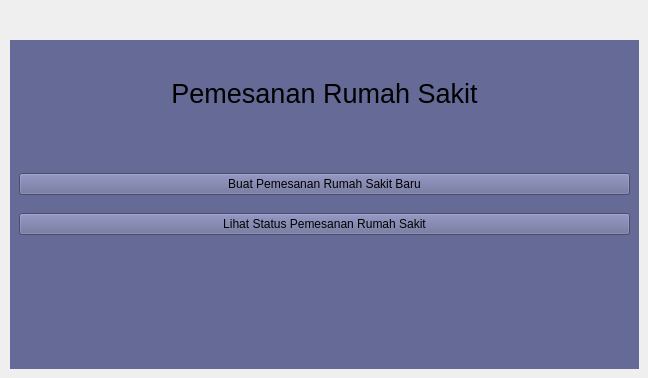
     <widget class="QWidget" name="page_1">
      <widget class="QWidget" name="widget" native="true">
       <property name="geometry">
        <rect>
         <x>10</x>
         <y>40</y>
         <width>629</width>
         <height>329</height>
        </rect>
       </property>
       <property name="palette">
        <palette>
         <active>
          <colorrole role="WindowText">
           <brush brushstyle="SolidPattern">
            <color alpha="255">
             <red>255</red>
             <green>255</green>
             <blue>255</blue>
            </color>
           </brush>
          </colorrole>
          <colorrole role="Button">
           <brush brushstyle="SolidPattern">
            <color alpha="255">
             <red>102</red>
             <green>106</green>
             <blue>150</blue>
            </color>
           </brush>
          </colorrole>
          <colorrole role="Light">
           <brush brushstyle="SolidPattern">
            <color alpha="255">
             <red>102</red>
             <green>106</green>
             <blue>150</blue>
            </color>
           </brush>
          </colorrole>
          <colorrole role="Midlight">
           <brush brushstyle="SolidPattern">
            <color alpha="255">
             <red>85</red>
             <green>88</green>
             <blue>125</blue>
            </color>
           </brush>
          </colorrole>
          <colorrole role="Dark">
           <brush brushstyle="SolidPattern">
            <color alpha="255">
             <red>34</red>
             <green>35</green>
             <blue>50</blue>
            </color>
           </brush>
          </colorrole>
          <colorrole role="Mid">
           <brush brushstyle="SolidPattern">
            <color alpha="255">
             <red>45</red>
             <green>47</green>
             <blue>66</blue>
            </color>
           </brush>
          </colorrole>
          <colorrole role="Text">
           <brush brushstyle="SolidPattern">
            <color alpha="255">
             <red>255</red>
             <green>255</green>
             <blue>255</blue>
            </color>
           </brush>
          </colorrole>
          <colorrole role="BrightText">
           <brush brushstyle="SolidPattern">
            <color alpha="255">
             <red>255</red>
             <green>255</green>
             <blue>255</blue>
            </color>
           </brush>
          </colorrole>
          <colorrole role="ButtonText">
           <brush brushstyle="SolidPattern">
            <color alpha="255">
             <red>255</red>
             <green>255</green>
             <blue>255</blue>
            </color>
           </brush>
          </colorrole>
          <colorrole role="Base">
           <brush brushstyle="SolidPattern">
            <color alpha="255">
             <red>102</red>
             <green>106</green>
             <blue>150</blue>
            </color>
           </brush>
          </colorrole>
          <colorrole role="Window">
           <brush brushstyle="SolidPattern">
            <color alpha="255">
             <red>102</red>
             <green>106</green>
             <blue>150</blue>
            </color>
           </brush>
          </colorrole>
          <colorrole role="Shadow">
           <brush brushstyle="SolidPattern">
            <color alpha="255">
             <red>0</red>
             <green>0</green>
             <blue>0</blue>
            </color>
           </brush>
          </colorrole>
          <colorrole role="AlternateBase">
           <brush brushstyle="SolidPattern">
            <color alpha="255">
             <red>34</red>
             <green>35</green>
             <blue>50</blue>
            </color>
           </brush>
          </colorrole>
          <colorrole role="ToolTipBase">
           <brush brushstyle="SolidPattern">
            <color alpha="255">
             <red>255</red>
             <green>255</green>
             <blue>220</blue>
            </color>
           </brush>
          </colorrole>
          <colorrole role="ToolTipText">
           <brush brushstyle="SolidPattern">
            <color alpha="255">
             <red>0</red>
             <green>0</green>
             <blue>0</blue>
            </color>
           </brush>
          </colorrole>
         </active>
         <inactive>
          <colorrole role="WindowText">
           <brush brushstyle="SolidPattern">
            <color alpha="255">
             <red>255</red>
             <green>255</green>
             <blue>255</blue>
            </color>
           </brush>
          </colorrole>
          <colorrole role="Button">
           <brush brushstyle="SolidPattern">
            <color alpha="255">
             <red>102</red>
             <green>106</green>
             <blue>150</blue>
            </color>
           </brush>
          </colorrole>
          <colorrole role="Light">
           <brush brushstyle="SolidPattern">
            <color alpha="255">
             <red>102</red>
             <green>106</green>
             <blue>150</blue>
            </color>
           </brush>
          </colorrole>
          <colorrole role="Midlight">
           <brush brushstyle="SolidPattern">
            <color alpha="255">
             <red>85</red>
             <green>88</green>
             <blue>125</blue>
            </color>
           </brush>
          </colorrole>
          <colorrole role="Dark">
           <brush brushstyle="SolidPattern">
            <color alpha="255">
             <red>34</red>
             <green>35</green>
             <blue>50</blue>
            </color>
           </brush>
          </colorrole>
          <colorrole role="Mid">
           <brush brushstyle="SolidPattern">
            <color alpha="255">
             <red>45</red>
             <green>47</green>
             <blue>66</blue>
            </color>
           </brush>
          </colorrole>
          <colorrole role="Text">
           <brush brushstyle="SolidPattern">
            <color alpha="255">
             <red>255</red>
             <green>255</green>
             <blue>255</blue>
            </color>
           </brush>
          </colorrole>
          <colorrole role="BrightText">
           <brush brushstyle="SolidPattern">
            <color alpha="255">
             <red>255</red>
             <green>255</green>
             <blue>255</blue>
            </color>
           </brush>
          </colorrole>
          <colorrole role="ButtonText">
           <brush brushstyle="SolidPattern">
            <color alpha="255">
             <red>255</red>
             <green>255</green>
             <blue>255</blue>
            </color>
           </brush>
          </colorrole>
          <colorrole role="Base">
           <brush brushstyle="SolidPattern">
            <color alpha="255">
             <red>102</red>
             <green>106</green>
             <blue>150</blue>
            </color>
           </brush>
          </colorrole>
          <colorrole role="Window">
           <brush brushstyle="SolidPattern">
            <color alpha="255">
             <red>102</red>
             <green>106</green>
             <blue>150</blue>
            </color>
           </brush>
          </colorrole>
          <colorrole role="Shadow">
           <brush brushstyle="SolidPattern">
            <color alpha="255">
             <red>0</red>
             <green>0</green>
             <blue>0</blue>
            </color>
           </brush>
          </colorrole>
          <colorrole role="AlternateBase">
           <brush brushstyle="SolidPattern">
            <color alpha="255">
             <red>34</red>
             <green>35</green>
             <blue>50</blue>
            </color>
           </brush>
          </colorrole>
          <colorrole role="ToolTipBase">
           <brush brushstyle="SolidPattern">
            <color alpha="255">
             <red>255</red>
             <green>255</green>
             <blue>220</blue>
            </color>
           </brush>
          </colorrole>
          <colorrole role="ToolTipText">
           <brush brushstyle="SolidPattern">
            <color alpha="255">
             <red>0</red>
             <green>0</green>
             <blue>0</blue>
            </color>
           </brush>
          </colorrole>
         </inactive>
         <disabled>
          <colorrole role="WindowText">
           <brush brushstyle="SolidPattern">
            <color alpha="255">
             <red>34</red>
             <green>35</green>
             <blue>50</blue>
            </color>
           </brush>
          </colorrole>
          <colorrole role="Button">
           <brush brushstyle="SolidPattern">
            <color alpha="255">
             <red>102</red>
             <green>106</green>
             <blue>150</blue>
            </color>
           </brush>
          </colorrole>
          <colorrole role="Light">
           <brush brushstyle="SolidPattern">
            <color alpha="255">
             <red>102</red>
             <green>106</green>
             <blue>150</blue>
            </color>
           </brush>
          </colorrole>
          <colorrole role="Midlight">
           <brush brushstyle="SolidPattern">
            <color alpha="255">
             <red>85</red>
             <green>88</green>
             <blue>125</blue>
            </color>
           </brush>
          </colorrole>
          <colorrole role="Dark">
           <brush brushstyle="SolidPattern">
            <color alpha="255">
             <red>34</red>
             <green>35</green>
             <blue>50</blue>
            </color>
           </brush>
          </colorrole>
          <colorrole role="Mid">
           <brush brushstyle="SolidPattern">
            <color alpha="255">
             <red>45</red>
             <green>47</green>
             <blue>66</blue>
            </color>
           </brush>
          </colorrole>
          <colorrole role="Text">
           <brush brushstyle="SolidPattern">
            <color alpha="255">
             <red>34</red>
             <green>35</green>
             <blue>50</blue>
            </color>
           </brush>
          </colorrole>
          <colorrole role="BrightText">
           <brush brushstyle="SolidPattern">
            <color alpha="255">
             <red>255</red>
             <green>255</green>
             <blue>255</blue>
            </color>
           </brush>
          </colorrole>
          <colorrole role="ButtonText">
           <brush brushstyle="SolidPattern">
            <color alpha="255">
             <red>34</red>
             <green>35</green>
             <blue>50</blue>
            </color>
           </brush>
          </colorrole>
          <colorrole role="Base">
           <brush brushstyle="SolidPattern">
            <color alpha="255">
             <red>102</red>
             <green>106</green>
             <blue>150</blue>
            </color>
           </brush>
          </colorrole>
          <colorrole role="Window">
           <brush brushstyle="SolidPattern">
            <color alpha="255">
             <red>102</red>
             <green>106</green>
             <blue>150</blue>
            </color>
           </brush>
          </colorrole>
          <colorrole role="Shadow">
           <brush brushstyle="SolidPattern">
            <color alpha="255">
             <red>0</red>
             <green>0</green>
             <blue>0</blue>
            </color>
           </brush>
          </colorrole>
          <colorrole role="AlternateBase">
           <brush brushstyle="SolidPattern">
            <color alpha="255">
             <red>68</red>
             <green>71</green>
             <blue>100</blue>
            </color>
           </brush>
          </colorrole>
          <colorrole role="ToolTipBase">
           <brush brushstyle="SolidPattern">
            <color alpha="255">
             <red>255</red>
             <green>255</green>
             <blue>220</blue>
            </color>
           </brush>
          </colorrole>
          <colorrole role="ToolTipText">
           <brush brushstyle="SolidPattern">
            <color alpha="255">
             <red>0</red>
             <green>0</green>
             <blue>0</blue>
            </color>
           </brush>
          </colorrole>
         </disabled>
        </palette>
       </property>
       <property name="styleSheet">
        <string notr="true">background-color: #666a96;</string>
       </property>
       <layout class="QVBoxLayout" name="verticalLayout">
        <item>
         <widget class="QLabel" name="label_0">
          <property name="font">
           <font>
            <pointsize>20</pointsize>
           </font>
          </property>
          <property name="styleSheet">
           <string notr="true"/>
          </property>
          <property name="text">
           <string>Pemesanan Rumah Sakit</string>
          </property>
          <property name="alignment">
           <set>Qt::AlignCenter</set>
          </property>
         </widget>
        </item>
        <item>
         <widget class="QWidget" name="widget_3" native="true">
          <layout class="QVBoxLayout" name="verticalLayout_2">
           <item>
            <widget class="QPushButton" name="btn_buat">
             <property name="text">
              <string>Buat Pemesanan Rumah Sakit Baru</string>
             </property>
            </widget>
           </item>
           <item>
            <widget class="QPushButton" name="btn_lihat">
             <property name="text">
              <string>Lihat Status Pemesanan Rumah Sakit</string>
             </property>
            </widget>
           </item>
          </layout>
         </widget>
        </item>
        <item>
         <widget class="QWidget" name="widget_2" native="true">
          <layout class="QGridLayout" name="gridLayout_2"/>
         </widget>
        </item>
       </layout>
      </widget>
     </widget>
